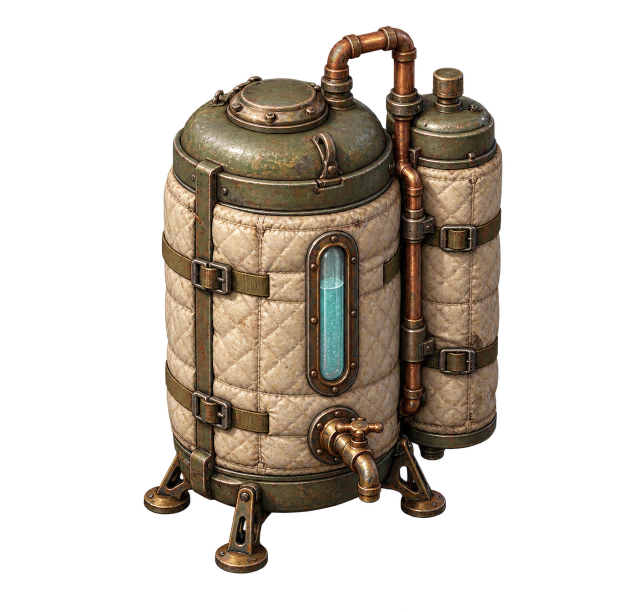
#> input picture docs/frost-water/source/reserve-generated.png, 1286 x 1223 px, given in place of collector-generated.png, which was not available (shown at 1/2 size)
$ python prepare-frost-water.py
#> lines starting #> are read from the running program, lines starting #| are printed output that depends on the picture; pictures that were not available may be replaced by others from this repository, and a replacement may not be noted
from pathlib import Path
from PIL import Image
import json, hashlib

root = Path(__file__).resolve().parents[1]
source = root / 'docs/frost-water/source'
out = root / 'public/assets/frost-water'
out.mkdir(parents=True, exist_ok=True)
assets = []
for kind in ['collector', 'reserve']:
    original = source / (kind + '-generated.png')
    image = Image.open(original).convert('RGBA')
#> image is the input picture: PIL image 1286x1223 RGBA; mean R, G, B, A 43, 35.5, 26.9, 89.2
    assert image.getchannel('A').getextrema()[0] == 0
    image = image.crop(image.getchannel('A').getbbox())
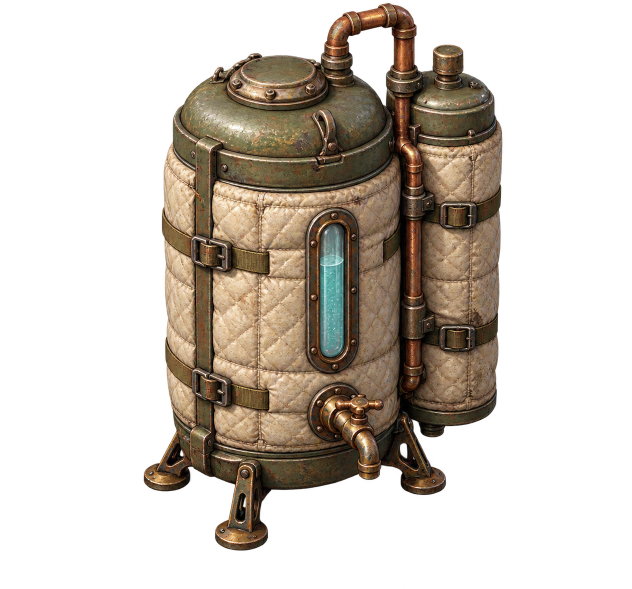
#> image: PIL image 1264x1177 RGBA (shown at 1/2 size); mean R, G, B, A 45.5, 37.5, 28.4, 94.3; transparent parts drawn white
    image.thumbnail((216, 216), Image.Resampling.LANCZOS)
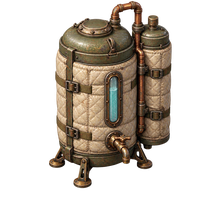
#> image: PIL image 216x201 RGBA; mean R, G, B, A 46.8, 38.5, 29.1, 94.4; transparent parts drawn white
    packed = Image.new('RGBA', (256, 256))
#> packed: PIL image 256x256 RGBA; every value is 0
    packed.alpha_composite(image, ((256-image.width)//2, 232-image.height))
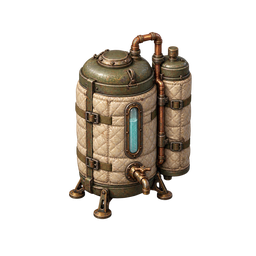
#> packed: PIL image 256x256 RGBA; mean R, G, B, A 31, 25.5, 19.3, 62.5; transparent parts drawn white
    target = out / (kind + '-v1.png')
    packed.save(target, optimize=True)
    assets.append({'path': target.relative_to(root).as_posix(), 'sha256': hashlib.sha256(target.read_bytes()).hexdigest(), 'alphaBounds': packed.getchannel('A').getbbox()})
(source / 'assets.json').write_text(json.dumps({'mode': 'Built-in image_gen, two new RGBA objects; deterministic alpha trim/resize/padding only', 'assets': assets}, indent=2)+'\n', encoding='utf-8')
print(json.dumps(assets))
#> (printed output is left out)
